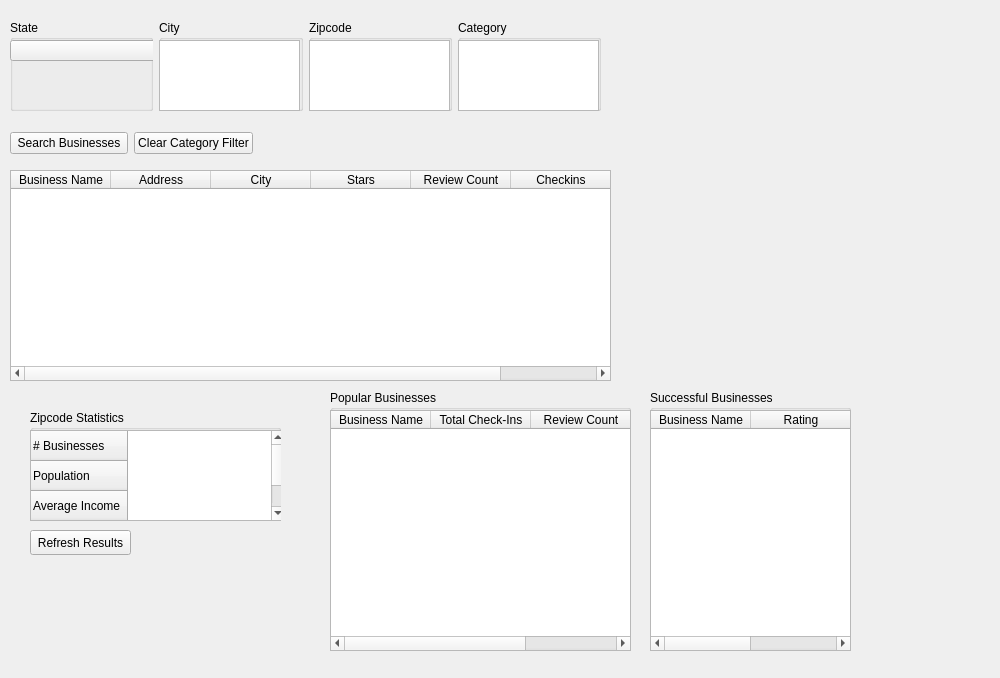
<?xml version="1.0" encoding="UTF-8"?>
<ui version="4.0">
 <class>businessSearch</class>
 <widget class="QWidget" name="businessSearch">
  <property name="geometry">
   <rect>
    <x>0</x>
    <y>0</y>
    <width>1000</width>
    <height>678</height>
   </rect>
  </property>
  <property name="windowTitle">
   <string>Form</string>
  </property>
  <widget class="QTableWidget" name="resultsTable">
   <property name="geometry">
    <rect>
     <x>10</x>
     <y>170</y>
     <width>601</width>
     <height>211</height>
    </rect>
   </property>
   <property name="columnCount">
    <number>6</number>
   </property>
   <column>
    <property name="text">
     <string>Business Name</string>
    </property>
   </column>
   <column>
    <property name="text">
     <string>Address</string>
    </property>
   </column>
   <column>
    <property name="text">
     <string>City</string>
    </property>
   </column>
   <column>
    <property name="text">
     <string>Stars</string>
    </property>
   </column>
   <column>
    <property name="text">
     <string>Review Count</string>
    </property>
   </column>
   <column>
    <property name="text">
     <string>Checkins</string>
    </property>
   </column>
  </widget>
  <widget class="QWidget" name="layoutWidget">
   <property name="geometry">
    <rect>
     <x>10</x>
     <y>20</y>
     <width>591</width>
     <height>91</height>
    </rect>
   </property>
   <layout class="QHBoxLayout" name="horizontalLayout">
    <item>
     <widget class="QGroupBox" name="groupBox">
      <property name="title">
       <string>State</string>
      </property>
      <widget class="QComboBox" name="stateCombo">
       <property name="geometry">
        <rect>
         <x>0</x>
         <y>20</y>
         <width>191</width>
         <height>21</height>
        </rect>
       </property>
      </widget>
     </widget>
    </item>
    <item>
     <widget class="QGroupBox" name="groupBox_2">
      <property name="title">
       <string>City</string>
      </property>
      <widget class="QListWidget" name="cityList">
       <property name="geometry">
        <rect>
         <x>0</x>
         <y>20</y>
         <width>141</width>
         <height>71</height>
        </rect>
       </property>
      </widget>
     </widget>
    </item>
    <item>
     <widget class="QGroupBox" name="groupBox_3">
      <property name="title">
       <string>Zipcode</string>
      </property>
      <widget class="QListWidget" name="zipcodeList">
       <property name="geometry">
        <rect>
         <x>0</x>
         <y>20</y>
         <width>141</width>
         <height>71</height>
        </rect>
       </property>
      </widget>
     </widget>
    </item>
    <item>
     <widget class="QGroupBox" name="groupBox_4">
      <property name="title">
       <string>Category</string>
      </property>
      <widget class="QListWidget" name="categoryList">
       <property name="geometry">
        <rect>
         <x>0</x>
         <y>20</y>
         <width>141</width>
         <height>71</height>
        </rect>
       </property>
      </widget>
     </widget>
    </item>
   </layout>
  </widget>
  <widget class="QWidget" name="layoutWidget">
   <property name="geometry">
    <rect>
     <x>10</x>
     <y>130</y>
     <width>243</width>
     <height>27</height>
    </rect>
   </property>
   <layout class="QHBoxLayout" name="horizontalLayout_2">
    <item>
     <widget class="QPushButton" name="searchButton">
      <property name="text">
       <string>Search Businesses</string>
      </property>
     </widget>
    </item>
    <item>
     <widget class="QPushButton" name="clearCategoryButton">
      <property name="text">
       <string>Clear Category Filter</string>
      </property>
     </widget>
    </item>
   </layout>
  </widget>
  <widget class="QGroupBox" name="groupBox_5">
   <property name="geometry">
    <rect>
     <x>30</x>
     <y>410</y>
     <width>251</width>
     <height>111</height>
    </rect>
   </property>
   <property name="title">
    <string>Zipcode Statistics</string>
   </property>
   <widget class="QTableWidget" name="zipcodeResults">
    <property name="geometry">
     <rect>
      <x>0</x>
      <y>20</y>
      <width>256</width>
      <height>91</height>
     </rect>
    </property>
    <row>
     <property name="text">
      <string># Businesses</string>
     </property>
    </row>
    <row>
     <property name="text">
      <string>Population</string>
     </property>
    </row>
    <row>
     <property name="text">
      <string>Average Income</string>
     </property>
    </row>
   </widget>
  </widget>
  <widget class="QGroupBox" name="groupBox_6">
   <property name="geometry">
    <rect>
     <x>330</x>
     <y>390</y>
     <width>301</width>
     <height>261</height>
    </rect>
   </property>
   <property name="title">
    <string>Popular Businesses</string>
   </property>
   <widget class="QTableWidget" name="popularResults">
    <property name="geometry">
     <rect>
      <x>0</x>
      <y>20</y>
      <width>301</width>
      <height>241</height>
     </rect>
    </property>
    <column>
     <property name="text">
      <string>Business Name</string>
     </property>
    </column>
    <column>
     <property name="text">
      <string>Total Check-Ins</string>
     </property>
    </column>
    <column>
     <property name="text">
      <string>Review Count</string>
     </property>
    </column>
   </widget>
  </widget>
  <widget class="QGroupBox" name="groupBox_7">
   <property name="geometry">
    <rect>
     <x>650</x>
     <y>390</y>
     <width>201</width>
     <height>261</height>
    </rect>
   </property>
   <property name="title">
    <string>Successful Businesses</string>
   </property>
   <widget class="QTableWidget" name="successfulResults">
    <property name="geometry">
     <rect>
      <x>0</x>
      <y>20</y>
      <width>201</width>
      <height>241</height>
     </rect>
    </property>
    <column>
     <property name="text">
      <string>Business Name</string>
     </property>
    </column>
    <column>
     <property name="text">
      <string>Rating</string>
     </property>
    </column>
   </widget>
  </widget>
  <widget class="QPushButton" name="pushButton">
   <property name="geometry">
    <rect>
     <x>30</x>
     <y>530</y>
     <width>101</width>
     <height>25</height>
    </rect>
   </property>
   <property name="text">
    <string>Refresh Results</string>
   </property>
  </widget>
 </widget>
 <resources/>
 <connections/>
</ui>
